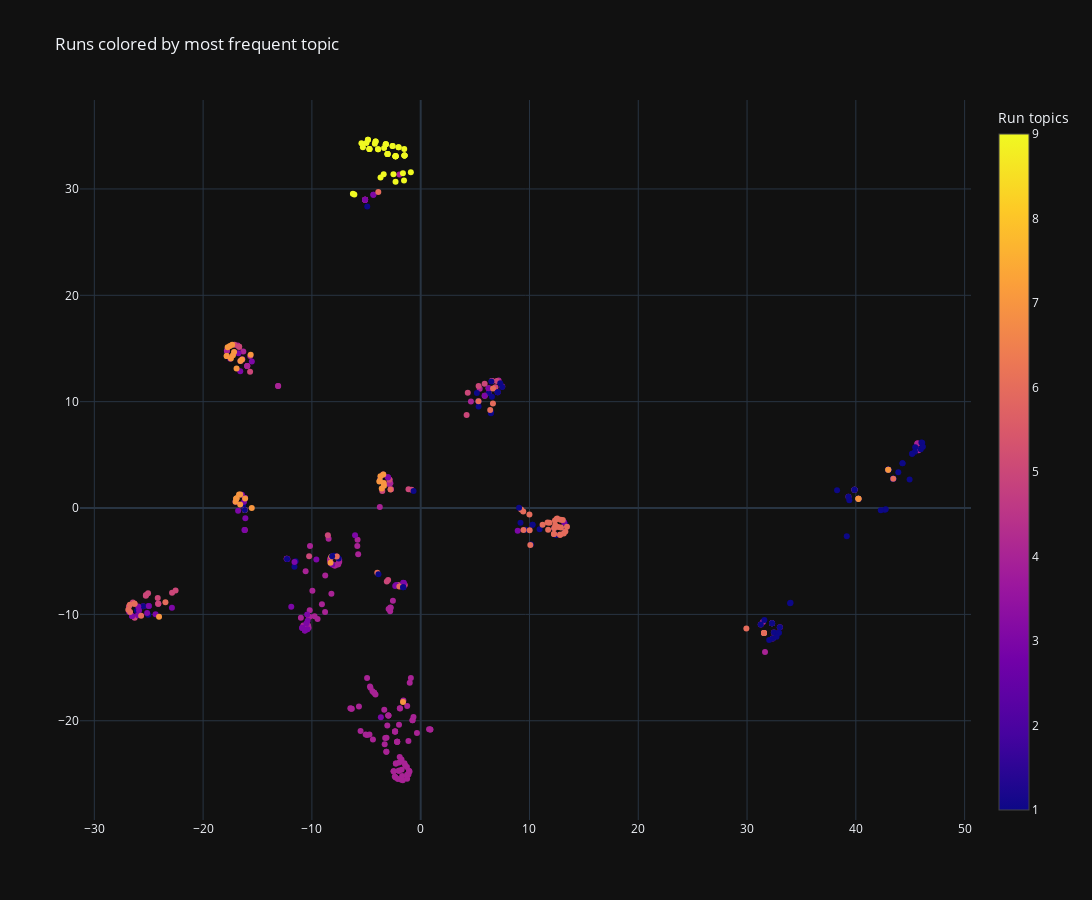

Write notebook code for a chart like this one.
### Markdown cell above
## Color runs based on the most frequent topic in this run

### Code cell
import plotly.graph_objects as go

fig = px.scatter(df_output, x='x', y='y', color='walk_best_topic',
                 #hover_data=['walk_best_topic'], hover_name='video_best_topic',

                 width=800, height=800,
                 title='Runs colored by most frequent topic')

customdata = df_output[['video_best_topic', 'walk_best_topic', 'walk']]

fig = go.Figure(go.Scatter(
    x=df_output['x'], y=df_output['y'],
    customdata=customdata,
    marker=dict(color=df_output['walk_best_topic_id'], colorbar=dict(title='Run topics')),
    mode='markers', name='',
    hovertemplate=
    '<br>Video topic : %{customdata[0]}</b><br>Run topic : %{customdata[1]}</b><br>Run id : %{customdata[2]}</br>'
))

fig.update_layout(
    width=1200,
    height=900,
    title='Runs colored by most frequent topic'
)
fig.show()

### Figure 1 — Plotly figure (JSON) as saved in the notebook; plotly's stock layout.template omitted (floating-point values rounded to 4 significant figures; data arrays with more than 128 entries replaced by an {"elided": "..."} marker saying what was removed)
{"data": [{"customdata": {"elided": "491x3 mixed values"}, "hovertemplate": "<br>Video topic : %{customdata[0]}</b><br>Run topic : %{customdata[1]}</b><br>Run id : %{customdata[2]}</br>", "marker": {"color": {"elided": "491 int values"}, "colorbar": {"title": {"text": "Run topics"}}}, "mode": "markers", "name": "", "x": {"elided": "491 float values"}, "y": {"elided": "491 float values"}, "type": "scatter"}], "layout": {"width": 1200, "height": 900, "title": {"text": "Runs colored by most frequent topic"}}}
